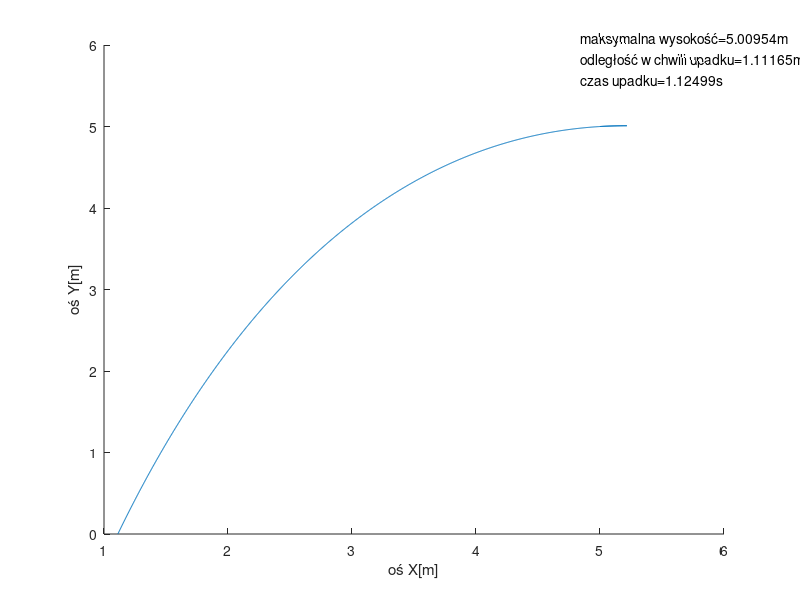

Recreate this plot in MATLAB.
clear all; close all; clc;

% stała grawitacyjna
global g;
g=9.81;

% współczynnik oporu powietrza
global k;
k=0.5;

% pobranie danych od użytkownika
global m;
m=input('podaj masę [kg]: ');
v0=input('podaj prędkość początkową [m/s]: ');
alpha=input('podaj kąt wyrzutu [stopnie]: ');
x0=input('podaj położenie początkowe na osi X [m]: ');
y0=input('podaj położenie początkowe na osi Y [m]: ');

% zmiana jednostki kąta
alpha=pi*(alpha/180);

% rozkład prędkości początkowej na składowe
vx0=v0*cos(alpha);
vy0=v0*sin(alpha);

% początek układu (wektor położenia i prędkości)
wpp = [y0;vy0;x0;vx0];

% maksymalny czas trwania symulacji
tmax = 15;

% funkcja tworząca wektor pochodnych
function dy = f (t , y)
global m;
global g;
global k;
% położenie w osi Y = y(1)
% prędkość w osi Y = y(2)
% położenie w osi X = y(3)
% prędkość w osi X = y(4)
dy(1)=y(2);
dy(2)=-g-k/m*(y(2)*y(2)+y(4)*y(4))^(1/2)*y(2);
dy(3)=y(4);
dy(4)=-k/m*(y(2)*y(2)+y(4)*y(4))^(1/2)*y(4);
end

% funkcja definiująca moment upadku
function [value,isterminal,direction] = Stop(t, y)
value = y(1);
isterminal = 1;
direction = -1;
end

% czas
ts=linspace(0,tmax,tmax*1000);

% rozwiązanie równania różniczkowego (bez odbicia)
opcje = odeset('Events', @Stop);
[t,y]=ode45('f',ts,wpp,opcje);

% znalezienie momentu odbicia
maxY=max(y(:,1));
bounceindex=[~, index] = max(y(:,1));

% utworzenie macierzy z położeniami i prędkościami (do momentu odbicia)
y2=y(1:bounceindex, :);

% stan układu w momencie odbicia (wektor położenia i prędkości)
wpp2 = [y(bounceindex,1);y(bounceindex,2);y(bounceindex,3);-y(bounceindex,4)];

% rozwiązanie równania różniczkowego(po odbiciu)
opcje = odeset('Events', @Stop);
[t,y3]=ode45('f',ts,wpp2,opcje);

% cała macierz z położeniami i prędkościami
y2=vertcat(y2,y3);

% rysowanie trajektorii i obliczenie maksymalnej wysokości oraz odległości i czasu miejsca upadku
f1=figure(1)
hold on
ylabel("oś Y[m]");
xlabel("oś X[m]");
maxY=max(y2(:,1));
maxX=y2(end,3);
txt=[sprintf("maksymalna wysokość=%dm",maxY);sprintf("odległość w chwili upadku=%dm",maxX);sprintf("czas upadku=%ds",t(end))];
annotation('textbox', [0.725, 0.90, 0.1, 0],'String',txt);
y2(end,1)=0;
plot(y2(:,3),y2(:,1));
hold off;

